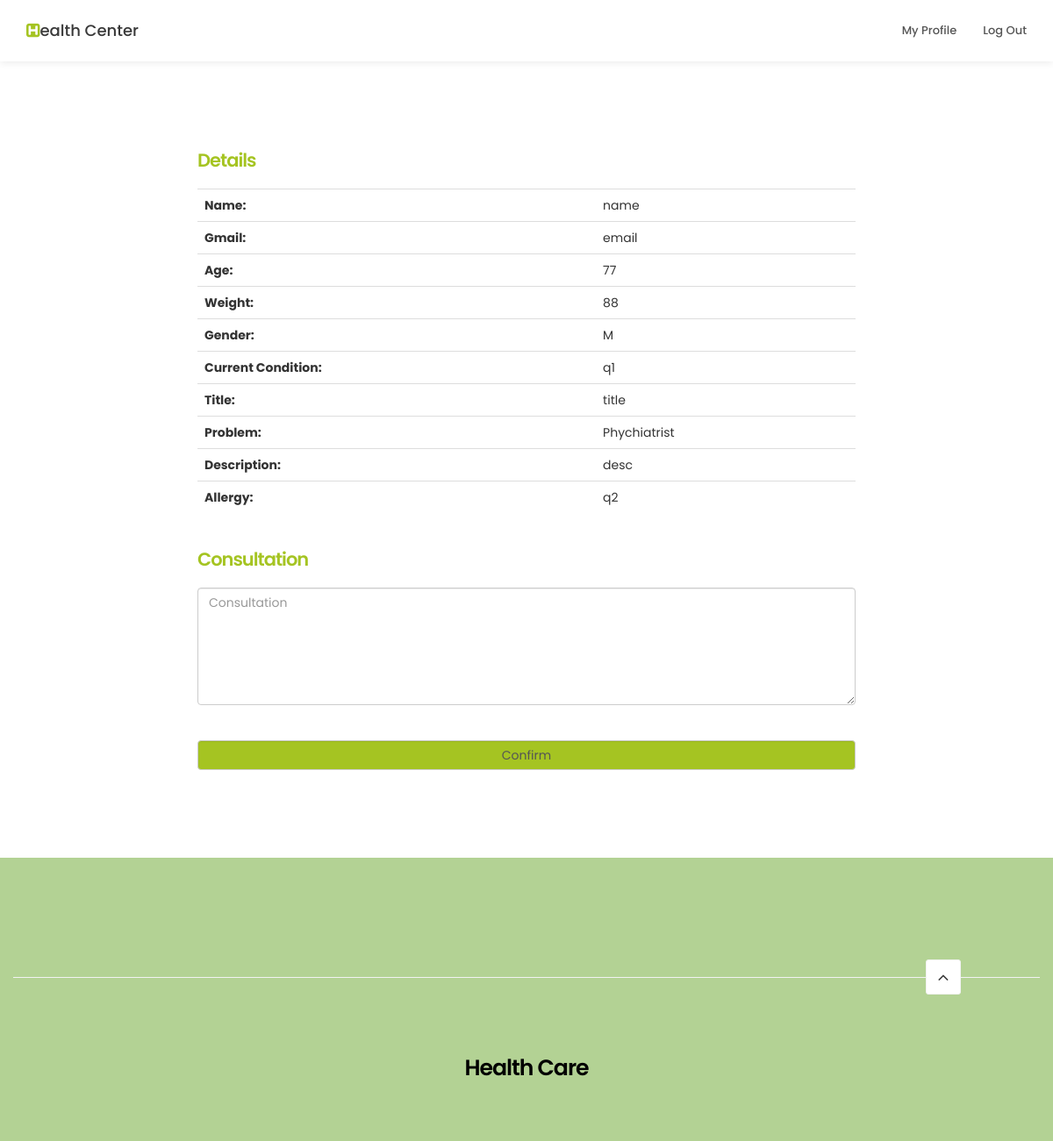
The page /giveconsult.php?user=1 on the database its author committed.
### tables this page shows
CREATE TABLE `consultation` (
  `id` int(11) NOT NULL,
  `user_id` int(10) NOT NULL,
  `doc_id` int(10) NOT NULL,
  `guest_name` varchar(50) NOT NULL,
  `guest_age` int(2) NOT NULL DEFAULT 0,
  `weight` int(2) NOT NULL,
  `guest_gender` varchar(1) NOT NULL DEFAULT 'M',
  `guest_currentcon` varchar(40) DEFAULT '0',
  `guest_gmail` varchar(40) NOT NULL,
  `guest_allergy` varchar(40) DEFAULT NULL,
  `problem` varchar(100) NOT NULL,
  `title` varchar(40) NOT NULL,
  `description` varchar(1000) NOT NULL,
  `consultation` varchar(150) NOT NULL,
  `flag` int(1) NOT NULL DEFAULT 0
);

### giveconsult.php (the view, shortened to what this page needs)
<?php
$con=mysqli_connect('localhost','root','','healthcare');
if(isset($_GET['user']))
{
     $user=$_GET['user'];
}
$query=$con->prepare("SELECT * FROM `consultation` WHERE `id`='$user'");
$query->execute();
$run= $query->get_result();
$res=$run->fetch_assoc();
?>
<!DOCTYPE html>
<html lang="en">
<head>
     <link rel="stylesheet" href="css/bootstrap.min.css">
     <link rel="stylesheet" href="css/font-awesome.min.css">
     <link rel="stylesheet" href="css/animate.css">
     <link rel="stylesheet" href="css/owl.carousel.css">
     <link rel="stylesheet" href="css/owl.theme.default.min.css">
     <link rel="stylesheet" href="css/tooplate-style.css">
</head>
<body id="top" data-spy="scroll" data-target=".navbar-collapse" data-offset="50">
    <section class="navbar navbar-default navbar-static-top" role="navigation">
         <div class="container">
              <div class="navbar-header">
                   <a href="index.html" class="navbar-brand"><i class="fa fa-h-square"></i>ealth Center</a>
              </div>
              <div class="collapse navbar-collapse">
                    <ul class="nav navbar-nav navbar-right">
                    <li><a href="doctprofile.php" style="font-size: 1.3rem;" class="smoothScroll">My Profile</a></li>
                    <li><a href="index.php?logout=T" style="font-size: 1.3rem;"class="smoothScroll">Log Out</a></li>
                    </ul>
               </div>
         </div>
    </section>
    <section data-stellar-background-ratio="3">
<div class="container">
  <div class="row">
  <br>
  <br>
  <br>
  <div class="col-md-2 col-sm-2"></div>
  <div class="col-md-8 col-sm-8">
  <br>
  <h3 style="color: #a5c422;">Details</h3>
  <br>
  <div class="table-responsive">
  <table class="table table-borderless ">
  <tbody>
    <tr>
      <th scope="row">Name:</th>
      <td><?php echo $res['guest_name']; ?></td>
    </tr>
    <tr>
      <th scope="row">Gmail:</th>
      <td><?php echo $res['guest_gmail']; ?></td>
    </tr>
    <tr>
      <th scope="row">Age:</th>
      <td><?php echo $res['guest_age']; ?></td>
    </tr>
    <tr>
      <th scope="row">Weight:</th>
      <td><?php echo $res['weight']; ?></td>
    </tr>
    <tr>
      <th scope="row">Gender:</th>
      <td><?php echo $res['guest_gender']; ?></td>
    </tr>
    <tr>
      <th scope="row">Current Condition:</th>
      <td><?php echo $res['guest_currentcon']; ?></td>
    </tr>
    <tr>
      <th scope="row">Title:</th>
      <td><?php echo $res['title']; ?></td>
    </tr>
    <tr>
      <th scope="row">Problem:</th>
      <td><?php echo $res['problem']; ?></td>
    </tr>
    <tr>
      <th scope="row">Description:</th>
      <td><?php echo $res['description']; ?></td>
    </tr>
    <tr>
      <th scope="row">Allergy:</th>
      <td><?php echo $res['guest_allergy']; ?></td>
    </tr>
  </tbody>
</table>
</div>
<h3 style="color: #a5c422;">Consultation</h3>
<br>
<form id="appointment-form" role="form" method="post" action="#">
<textarea class="form-control" rows="6" id="consult" name="consult" placeholder="Consultation"></textarea>
<br>
<br>
<button type="submit" class="form-control" id="cf-submit" name="submit" value="submit" style="background-color: #a5c422;">Confirm</button>
</form>
  </div>
  <div class="col-md-2 col-sm-2"></div>
  </div>
  </div>
  </section>
<br>
<br>
<br>
<br>
<br>
<footer data-stellar-background-ratio="5" style="background-color: #b3d294">
        <div class="container">
             <div class="row">
             <div class="col-md-12 col-sm-12 border-top">
                    <div class="col-md-4 col-sm-6">
                    </div>
                    <div class="col-md-6 col-sm-6">
                    </div>
                    <div class="col-md-2 col-sm-2 text-align-center">
                         <div class="angle-up-btn">
                             <a href="#top" class="smoothScroll wow fadeInUp" data-wow-delay="1.2s"><i class="fa fa-angle-up"></i></a>
                         </div>
                    </div>
               </div>
               <div class="col-md-4 col-sm-4"> </div>
               <div class="col-md-4 col-sm-4">
               <div class="footer-thumb">
                      <center><h4 class="wow fadeInUp" data-wow-delay="0.4s" style="color:black;">Health Care</h4></center>
                      <div class="col-md-3 col-sm-3"></div>
                      <div class="col-md-9 col-sm-9">
                         <div class="contact-info">
                                </div>
                         </div>
                    </div>
                    </div>
               <div class="col-md-4 col-sm-4">  </div>
</div>
</footer>
</body>
</html>

### css/tooplate-style.css (style rules this page uses)
body { background: #ffffff; font-family: 'Poppins', sans-serif; overflow-x: hidden; }
h1,h2,h3,h4,h5,h6 { font-weight: 600; line-height: inherit; }
h1,h2,h3,h4 { letter-spacing: -1px; }
h3 { font-size: 1.8em; line-height: 1.2em; margin-bottom: 0; }
h4 { color: #454545; font-size: 1.8em; padding-bottom: 2px; }
html { -webkit-font-smoothing: antialiased; }
a { color: #252525; -webkit-transition: 0.5s; transition: 0.5s; text-decoration: none !important; }
.text-align-center { text-align: center; }
.border-top { border-top: 1px solid #f2f2f2; margin-top: 4em; padding-top: 2.5em; }
.navbar-default { background: #ffffff; box-shadow: 0 2px 8px rgba(0,0,0,.075); border: none; margin-bottom: 0; padding: 10px; }
.navbar-default .navbar-brand { color: #393939; font-weight: 500; }
.navbar-default .navbar-brand .fa { color: #a5c422; }
.navbar-default .navbar-nav li a { color: #555555; font-size: 12px; font-weight: 500; padding-right: 20px; padding-left: 20px; -webkit-transition: all ease-in-out 0.4s; transition: all ease-in-out 0.4s; }
footer { padding-top: 80px; padding-bottom: 40px; }
footer h4 { padding-bottom: 5px; }
footer a { color: #757575; }
.contact-info { padding-top: 10px; }
.angle-up-btn { position: relative; bottom: 4em; display: block; }
.angle-up-btn a { background: #ffffff; border: 1px solid #f2f2f2; border-radius: 3px; font-size: 20px; color: #393939; display: inline-block; text-align: center; width: 40px; height: 40px; line-height: 38px; transition: transform 0.1s ease-in; transform: translateX(0); }
@media only screen and (max-width: 1200px) { h3 { font-size: 1.5em; } }
@media only screen and (max-width: 1200px) { .navbar-default .navbar-nav li a { padding-right: 15px; padding-left: 15px; } }

### rows shown on the page
consultation: guest_name "name", guest_gmail "email", guest_age "77", weight "88", guest_gender "M", guest_currentcon "q1", title "title", problem "Phychiatrist", description "desc", guest_allergy "q2"
